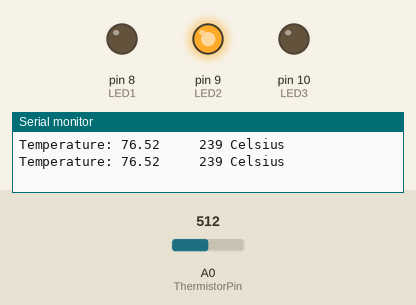
Simulated run of this sketch. Board: Arduino Uno, built with avr-gcc and run on an emulated ATmega328P. Shown: output pins drawn as LEDs (lit = HIGH), the last lines printed to the serial monitor. Inputs (shaded band) come from the test bench; at power-on: A0 (ThermistorPin) = 512.

Above: at 3.8 s.
3.9 s: A0 (ThermistorPin) set to 306
7.8 s: A0 (ThermistorPin) set to 292
At 10.2 s:
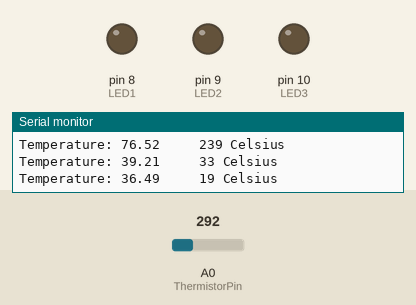
11.7 s: A0 (ThermistorPin) set to 511
At 12.5 s:
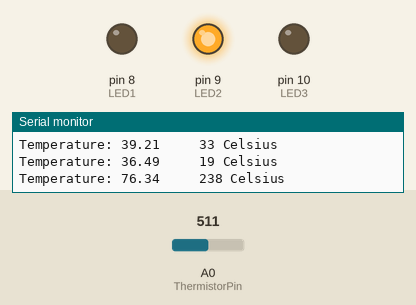
15.6 s: A0 (ThermistorPin) set to 122
At 18.4 s:
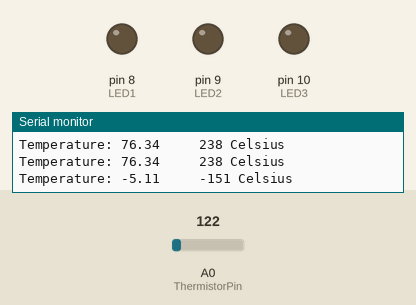
Timing chart, 0 to 19.9 s (numbered marks = the images above; inputs shaded):
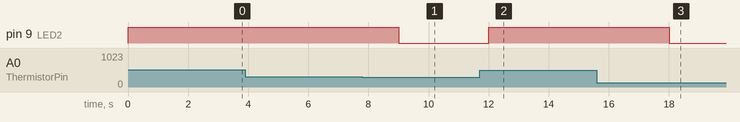

The sketch:

ledexp.ino
```cpp
// For LEDs
int LED1 = 8;
int LED2 = 9;
int LED3 = 10;

// For Temperature Sensor

int ThermistorPin = 0;
int Vo;
float R1 = 10000;
float logR2, R2, T;
float c1 = 1.009249522e-03, c2 = 2.378405444e-04, c3 = 2.019202697e-07;

int K;

void setup() {
  //Initialize serial port
  Serial.begin(9600);

  pinMode(LED1, OUTPUT);
  pinMode(LED2, OUTPUT);
  pinMode(LED3, OUTPUT);
}


void loop() {

  // For LEDs
  /*
    digitalWrite(LED1, HIGH);    // turn on LED1
    delay(200);                  // wait for 200ms
    digitalWrite(LED2, HIGH);    // turn on LED2
    delay(200);                  // wait for 200ms
    digitalWrite(LED3, HIGH);    // turn on LED3
    delay(200);                  // wait for 200ms
    digitalWrite(LED1, LOW);     // turn off LED1
    delay(300);                  // wait for 300ms
    digitalWrite(LED2, LOW);     // turn off LED2
    delay(300);                  // wait for 300ms
    digitalWrite(LED3, LOW);     // turn off LED3
    delay(300);                  // wait for 300ms before running program all over again
  */

  // For Temperature Sensor

   Vo = analogRead(ThermistorPin);


  R2 = R1 * (1023.0 / (float)Vo - 1.0);
  logR2 = log(R2);
  T = (1.0 / (c1 + c2 * logR2 + c3 * logR2 * logR2 * logR2));
  T = T - 273.15;
  T = (T * 9.0) / 5.0 + 32.0;


  K = Vo - 273;
  if (K > 25){

    digitalWrite(LED2, HIGH);
  }
  else{
    digitalWrite(LED2, LOW);
    }
  Serial.print("Temperature: ");
  Serial.print(T);
  Serial.print("     ");
  Serial.print(K);
  Serial.println(" Celsius");
  // Condition for LED and Temperature Sensor


  delay(3000);
}
```

Measured:
- the behaviour switches between 299 and 298 on A0 (ThermistorPin) (found by bisection; images 0 and 1)
- after the input at 7.8 s, pin 9 (LED2): HIGH → LOW after 1.2 s
- after the input at 11.7 s, pin 9 (LED2): LOW → HIGH after 0.31 s
- after the input at 15.6 s, pin 9 (LED2): HIGH → LOW after 2.4 s
